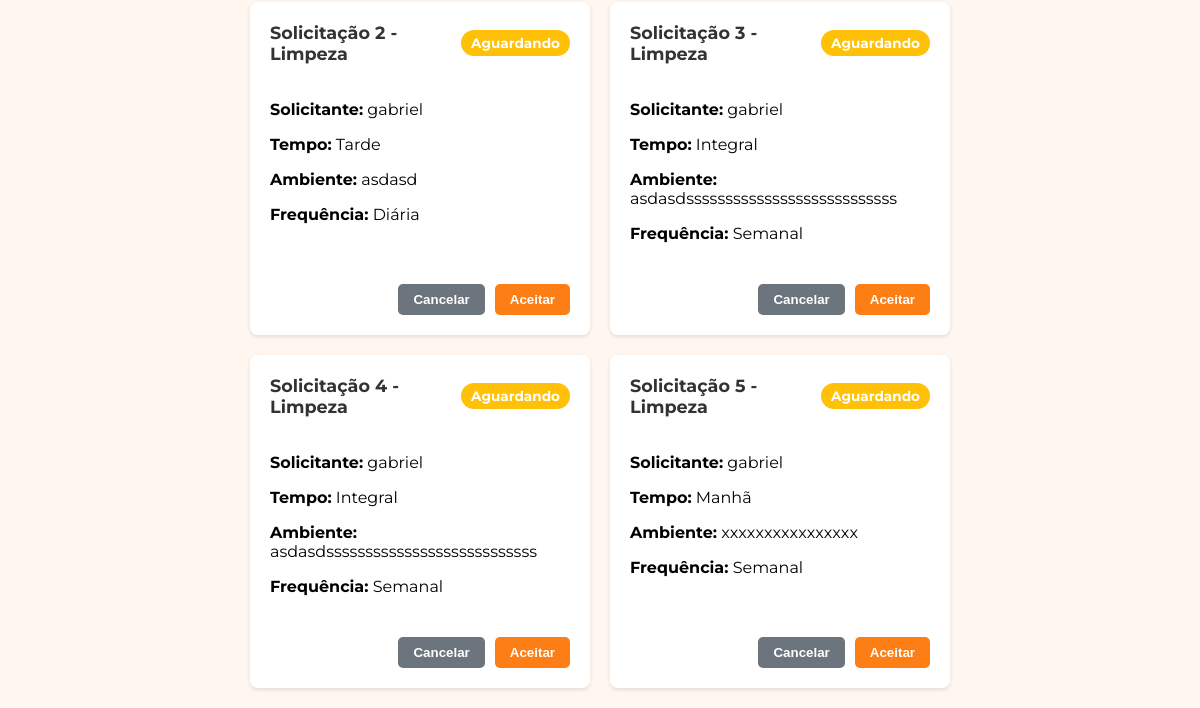
Page /solicitacoes/ (signed in, lower part) on the earlier database version.
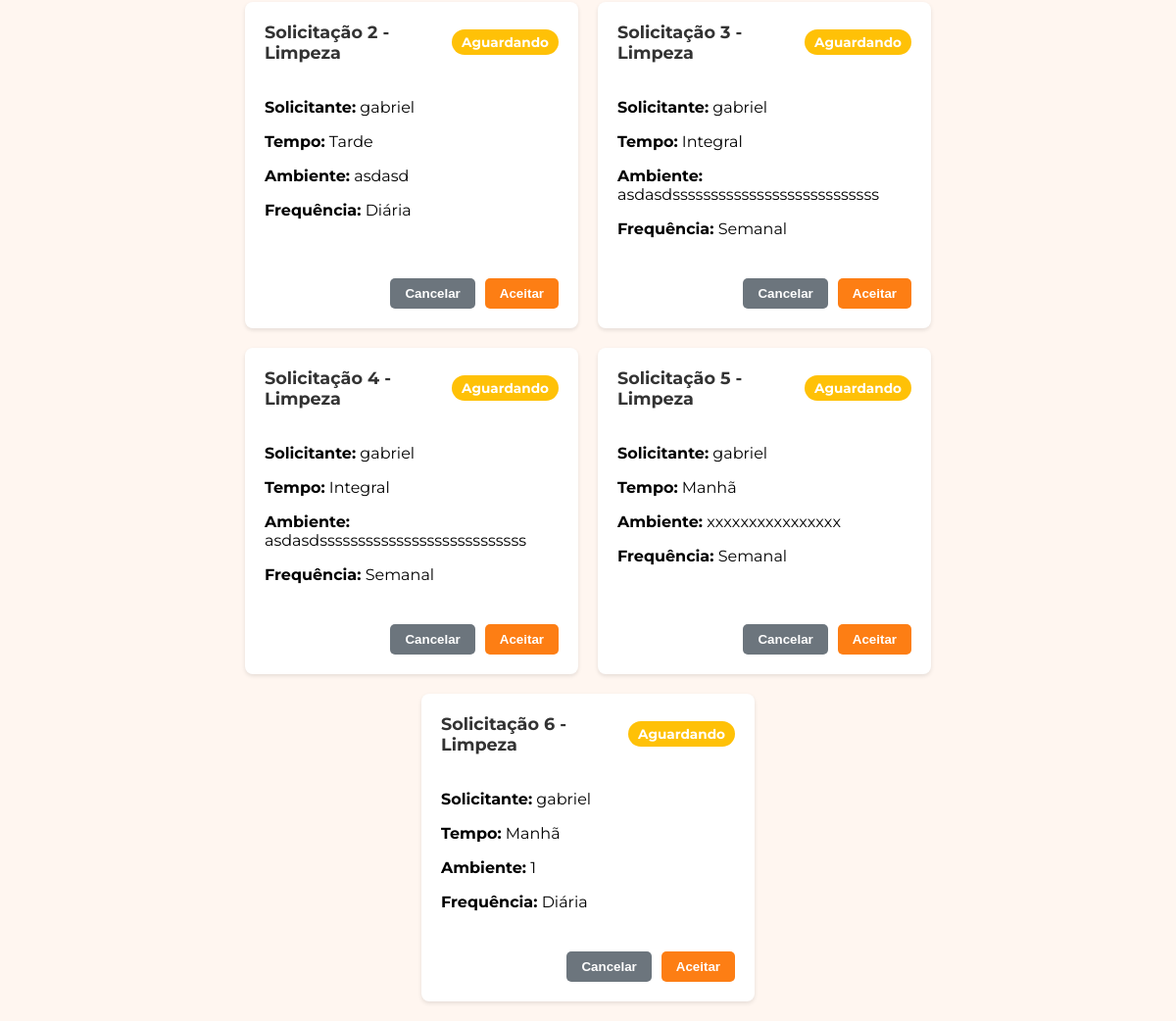
Same page on the later database version.
### app/models.py (models this page shows, shortened)
class SolicitacaoLimpeza(db.Model):
    __tablename__ = 'solicitacao_limpeza'
    id = db.Column(db.Integer, primary_key=True)
    solicitante = db.Column(db.String(200))
    servico_id = db.Column(db.Integer, db.ForeignKey('services.id'), nullable=True)
    tempo = db.Column(db.String)
    ambiente = db.Column(db.String)
    frequencia = db.Column(db.String)

### app/view.py (the view)
@app.route('/solicitacoes/')
@login_required
def solicitacoes():
    solicitacoes_produto_models = Solicitacao.query.options(db.joinedload(Solicitacao.disciplina), db.joinedload(Solicitacao.produto)).all()
    solicitacoes_produto_dto = [
        SolicitacaoProdutoDTO(
            id=s.id,
            nome=s.nome,
            disciplina_nome=s.disciplina.nome if s.disciplina else "N/A",
            produto_nome=s.produto.nome if s.produto else "N/A",
            quantidade=s.quantidade,
            data_limite=s.data_limite,
            finalidade=s.finalidade,
            status=s.status
        ) for s in solicitacoes_produto_models
    ]
    solicitacoes_transporte_models = SolicitacaoTransporte.query.all()
    solicitacoes_transporte_dto = [
        SolicitacaoTransporteDTO(
            id=s.id,
            solicitante=s.solicitante,
            servico_id=s.servico_id,
            data_saida=s.data_saida,
            data_retorno=s.data_retorno,
            quantidade_de_onibus=s.quantidade_de_onibus,
            horario_de_saida=s.horario_de_saida,
            horario_de_chegada=s.horario_de_chegada,
            status="Aguardando" # Assuming a default status
        ) for s in solicitacoes_transporte_models
    ]
    solicitacoes_seguranca_models = SolicitacaoSeguranca.query.all()
    solicitacoes_seguranca_dto = [
        SolicitacaoSegurancaDTO(
            id=s.id,
            solicitante=s.solicitante,
            servico_id=s.servico_id,
            data_inicio=s.data_inicio,
            area_atuacao=s.area_atuacao,
            turno=s.turno,
            status="Aguardando" # Assuming a default status
        ) for s in solicitacoes_seguranca_models
    ]
    solicitacoes_limpeza_models = SolicitacaoLimpeza.query.all()
    solicitacoes_limpeza_dto = [
        SolicitacaoLimpezaDTO(
            id=s.id,
            solicitante=s.solicitante,
            servico_id=s.servico_id,
            tempo=s.tempo,
            ambiente=s.ambiente,
            frequencia=s.frequencia,
            status="Aguardando" # Assuming a default status
        ) for s in solicitacoes_limpeza_models
    ]
    solicitacoes = solicitacoes_produto_dto + solicitacoes_transporte_dto + solicitacoes_seguranca_dto + solicitacoes_limpeza_dto
    return render_template(
        'solicitacoes.html',
        solicitacoes=solicitacoes,
    )

### app/models.py (called while the page is built)
@login_manager.user_loader
def load_user(user_id):
    return User.query.get(int(user_id))

### app/templates/solicitacoes.html (shortened to what this page needs)
<!DOCTYPE html>
<html lang="pt-BR">
<head>
    <link rel="stylesheet" href="{{ url_for('static', filename='css/home.css') }}">
    <link rel="stylesheet" href="{{ url_for('static', filename='css/solicitacoes.css') }}">
</head>
<body>
    {% include 'componentes/alertas/alerta_sucesso.html' %}
    {% include 'componentes/header/header.html' %}
{% with texto="SOLICITAÇÕES" %}
        {% include 'componentes/titulos/titulo.html' %}
    {% endwith %}
        {% include 'componentes/botoes/botao_gestao_add_solicitacao.html' %}
    <div class="solicitacoes-container">
        {% for solicitacao in solicitacoes %}
            {% include 'componentes/cards/card_solicitacao.html' %}
        {% endfor %}
    </div>
</body>
</html>

### app/templates/componentes/cards/card_solicitacao.html
<div class="solicitacao-card">
    <div class="header">
        <span class="id-solicitacao">Solicitação {{ solicitacao.id }} - {{ solicitacao.categoria }}</span>
        <span class="status {{ solicitacao.status | lower }}">{{ solicitacao.status }}</span>
    </div>
    <div class="content">
        <p><strong>Solicitante:</strong> {{ solicitacao.solicitante }}</p>
        {% if solicitacao.categoria == "Transporte" %}
            <p><strong>Data de Saída:</strong> {{ solicitacao.data_saida }}</p>
            <p><strong>Data de Retorno:</strong> {{ solicitacao.data_retorno }}</p>
            <p><strong>Ônibus:</strong> {{ solicitacao.quantidade_de_onibus }}</p>
            <p><strong>Horário Saída:</strong> {{ solicitacao.horario_de_saida }}</p>
            <p><strong>Horário Chegada:</strong> {{ solicitacao.horario_de_chegada }}</p>
        {% elif solicitacao.categoria == "Limpeza" %}
            <p><strong>Tempo:</strong> {{ solicitacao.tempo }}</p>
            <p><strong>Ambiente:</strong> {{ solicitacao.ambiente }}</p>
            <p><strong>Frequência:</strong> {{ solicitacao.frequencia }}</p>
        {% elif solicitacao.categoria == "Segurança" %}
            <p><strong>Data de Início:</strong> {{ solicitacao.data_inicio }}</p>
            <p><strong>Área de Atuação:</strong> {{ solicitacao.area_atuacao }}</p>
            <p><strong>Turno:</strong> {{ solicitacao.turno }}</p>
        {% elif solicitacao.categoria == "Produto" %}
            <p><strong>Nome:</strong> {{ solicitacao.nome }}</p>
            <p><strong>Finalidade:</strong> {{ solicitacao.finalidade }}</p>
        {% endif %}
    </div>
    <div class="actions">
        <button class="btn-cancelar">Cancelar</button>
        <button class="btn-aceitar">Aceitar</button>
    </div>
</div>

Differences in the rows shown:
added SolicitacaoLimpeza: id "6", categoria "Limpeza", status "Aguardando", solicitante "gabriel", tempo "Manhã", ambiente "1", frequencia "Diária"
